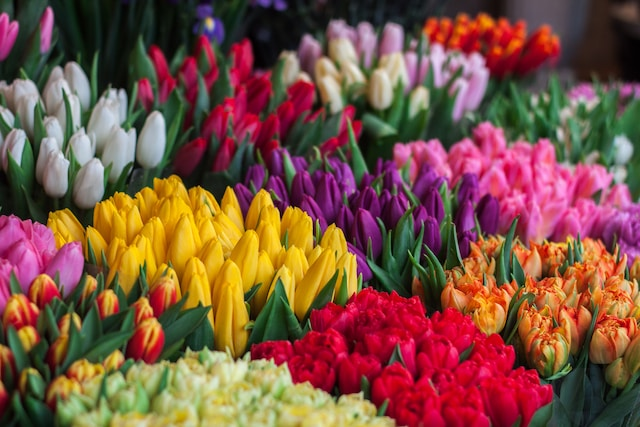
#> input picture images/sample_img.jpg, 640 x 427 px
$ jupyter execute color-identification-in-images.ipynb   (shell and % lines are left out)
#> lines starting #> are read from the running program, lines starting #| are printed output that depends on the picture
# Color Identification in images

## Importing libraries

[cell 1]
import numpy as np
import matplotlib.pyplot as plt
from sklearn.cluster import KMeans
import cv2
from collections import Counter
from skimage.color import rgb2lab, deltaE_cie76
import os

## Data Preprocessing

[cell 2]
image = cv2.imread('images/sample_img.jpg')
#> image is the input picture: shape (427, 640, 3); mean B, G, R 65, 81.8, 125.4
print("The type of this input is {}".format(type(image)))
#| The type of this input is <class 'numpy.ndarray'>
print("Shape: {}".format(image.shape))
#| Shape: (427, 640, 3)
plt.imshow(image)

[cell 3]
# Converting the image from BRG to RBG to view actual image
image = cv2.cvtColor(image, cv2.COLOR_BGR2RGB)
plt.imshow(image)

## Identification of colors

[cell 4]
# Converting RGB to HEX to use them as labels for our pie
def RGB2HEX(color):
    return "#{:02x}{:02x}{:02x}".format(int(color[0]), int(color[1]), int(color[2]))

[cell 5]
# Function to import an image into python in RGB
def get_image(image_path):
    image = cv2.imread(image_path)
    image = cv2.cvtColor(image, cv2.COLOR_BGR2RGB)
    return image

[cell 6]
def colors(image, numofcolors, chart):
#Resizing the image
#> called with numofcolors = 8, chart = True
    new_image = cv2.resize(image, (600,400), interpolation=cv2.INTER_AREA)
    new_image = new_image.reshape(new_image.shape[0]*new_image.shape[1], 3)

# Applying KMeans Clustering to the image
    clf = KMeans(n_clusters = numofcolors)
    labels = clf.fit_predict(new_image)

    counts = Counter(labels)
#> counts = {1: 57572, 4: 47731, 6: 19995, 7: 17314, 3: 22192, 5: 34573, 2: 19665, 0: 20958}
    counts = dict(sorted(counts.items()))
#> counts = {0: 20958, 1: 57572, 2: 19665, 3: 22192, 4: 47731, 5: 34573, 6: 19995, 7: 17314}
    center_colors = clf.cluster_centers_
    ordered_colors = [center_colors[i] for i in counts.keys()]
#> ordered_colors = [[224.1, 172.6, 47.27], [33.91, 30.87, 23.74], [185.8, 107.1, 22.36], [191.7, 182.7, 167.5], [73.88, 73.96, 59.63], [169.8, 12.91, 45.35], [131.2, 132.3, 102.5], [203.7, 83.24, 151.3]]
    hex_colors = [RGB2HEX(ordered_colors[i]) for i in counts.keys()]
#> hex_colors = ['#e0ac2f', '#211e17', '#b96b16', '#bfb6a7', '#49493b', '#a90c2d', '#838466', '#cb5397']
    rgb_colors = [ordered_colors[i] for i in counts.keys()]
#> rgb_colors has the same summary as ordered_colors

    if chart:
        plt.figure(figsize = (8,6))
        plt.pie(counts.values(), labels = hex_colors, colors = hex_colors)
    return rgb_colors

[cell 7]
colors(get_image('sample_img.jpg'), 8, True)
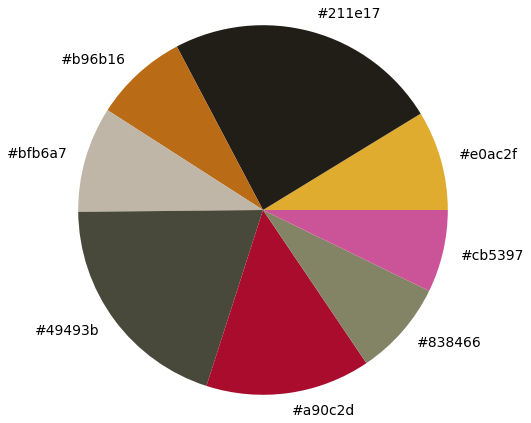
#> figure drawn by matplotlib, 1 panel

## Testing

[cell 8]
colors(get_image('images/test_img.jpg'), 8, True)
#> call 2 of get_image, with image_path = 'images/test_img.jpg'
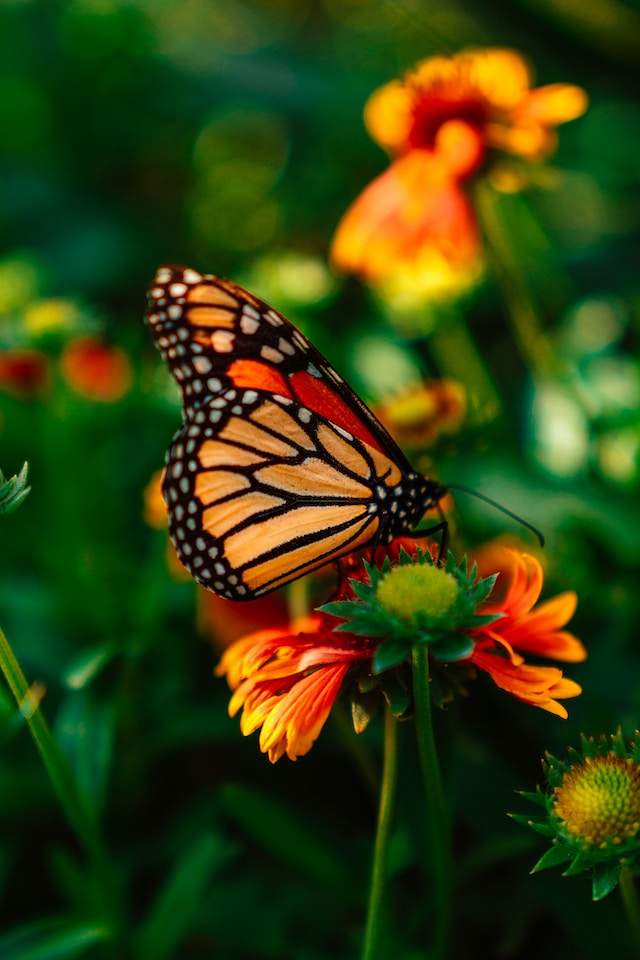
#> input picture images/test_img.jpg, 640 x 960 px
#> in get_image, image is the input picture: shape (960, 640, 3); mean B, G, R 14.2, 64.7, 52.6
#> call 2 of colors, with numofcolors = 8, chart = True
#> in colors (call 2), `new_image = cv2.resize(image, (600,400), interpolation=cv2.INTER_AREA)`:
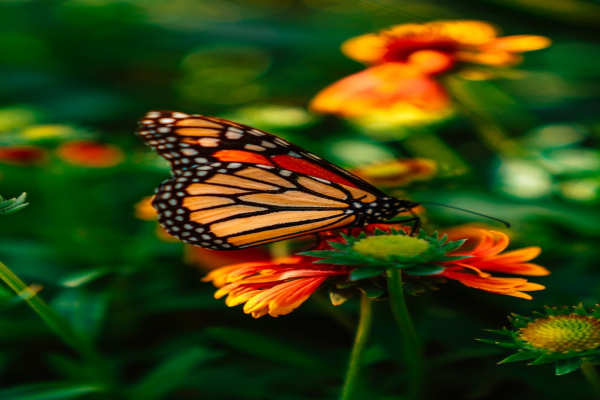
#> new_image: shape (400, 600, 3); mean R, G, B 52.6, 64.7, 14.1
#> in colors (call 2), `counts = Counter(labels)`: counts = {5: 29079, 1: 65688, 7: 26719, 4: 15616, 6: 63472, 3: 13103, 2: 18105, 0: 8218}
#> in colors (call 2), `counts = dict(sorted(counts.items()))`: counts = {0: 8218, 1: 65688, 2: 18105, 3: 13103, 4: 15616, 5: 29079, 6: 63472, 7: 26719}
#> in colors (call 2), `ordered_colors = [center_colors[i] for i in counts.keys()]`: ordered_colors = [[201.6, 169.9, 92.15], [4.02, 52.91, 7.04], [236, 136.8, 12.15], [163, 43.23, 4.7], [102.1, 125.7, 39.49], [10.73, 84.17, 26.1], [10.64, 19.73, 4.6], [63.65, 72.21, 8.17]]
#> in colors (call 2), `hex_colors = [RGB2HEX(ordered_colors[i]) for i in counts.keys()]`: hex_colors = ['#c9a95c', '#043407', '#eb880c', '#a32b04', '#667d27', '#0a541a', '#0a1304', '#3f4808']
#> in colors (call 2), `rgb_colors = [ordered_colors[i] for i in counts.keys()]`: rgb_colors has the same summary as ordered_colors
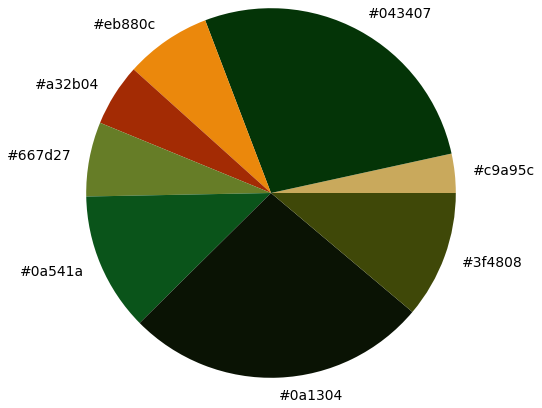
#> figure drawn by matplotlib, 1 panel
